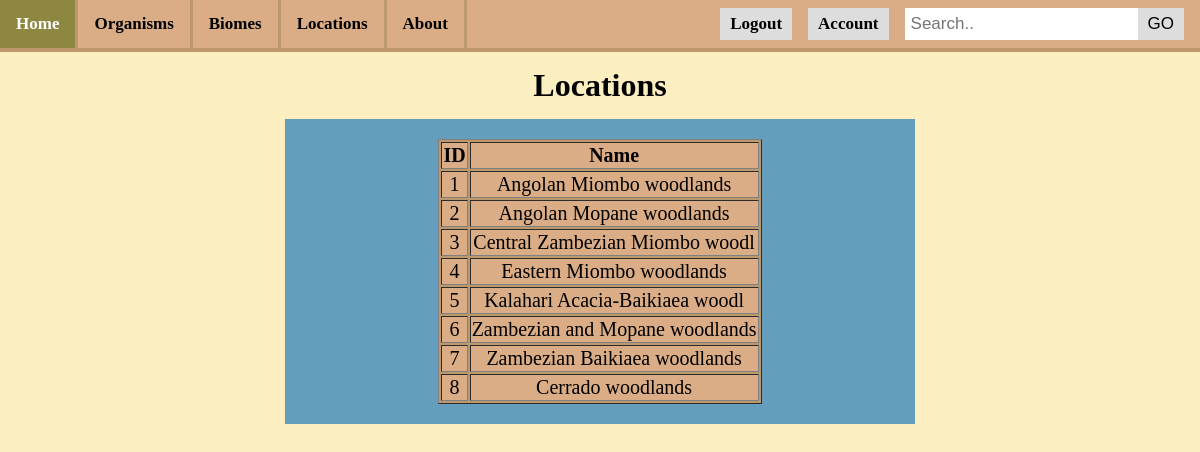
Page /locations.php (signed in) on the committed database.
### tables this page shows
CREATE TABLE location (
    locationID int AUTO_INCREMENT,
    locName VARCHAR(30),
    PRIMARY KEY (locationID)
);

### phpFunctions.php (the view, shortened to what this page needs)
<?php
function show_location($conn) {
	$sql = "SELECT locationID, locName FROM location";
	$result = $conn->query($sql);
		if ($result->num_rows > 0) {
			echo '<table border>';
			echo '<thead><tr>';
			echo '<th>'."ID".'</th>'.'<th>'."Name".'</th>';
			echo '</tr></thead>';
			echo '<tbody>';
			while($row = $result->fetch_assoc()) {
				echo '<tr>';
				echo "<td>" . $row["locationID"]. "</td>";
				echo "<td>" . $row["locName"]. "</td>";
				echo '</tr>';
			}
			echo '</tbody>';
			echo '</table>';
		}
		else {
			echo "No Locations Found";
		}
}
?>

### style.css (style rules this page uses)
#hellspawn { min-height:900px; background-color: #fbeec1; margin: 0; padding: 0; border: 0; }
#paraOne table { text-align: center; margin-left: auto; margin-right: auto; color: black; background-color: #bc986a; }
#paraOne td, th { background-color: #daad86; font-size: 20px; }

### rows in the picture
location: locationID "1", locName "Angolan Miombo woodlands"
location: locationID "2", locName "Angolan Mopane woodlands"
location: locationID "3", locName "Central Zambezian Miombo woodl"
location: locationID "4", locName "Eastern Miombo woodlands"
location: locationID "5", locName "Kalahari Acacia-Baikiaea woodl"
location: locationID "6", locName "Zambezian and Mopane woodlands"
location: locationID "7", locName "Zambezian Baikiaea woodlands"
location: locationID "8", locName "Cerrado woodlands"
